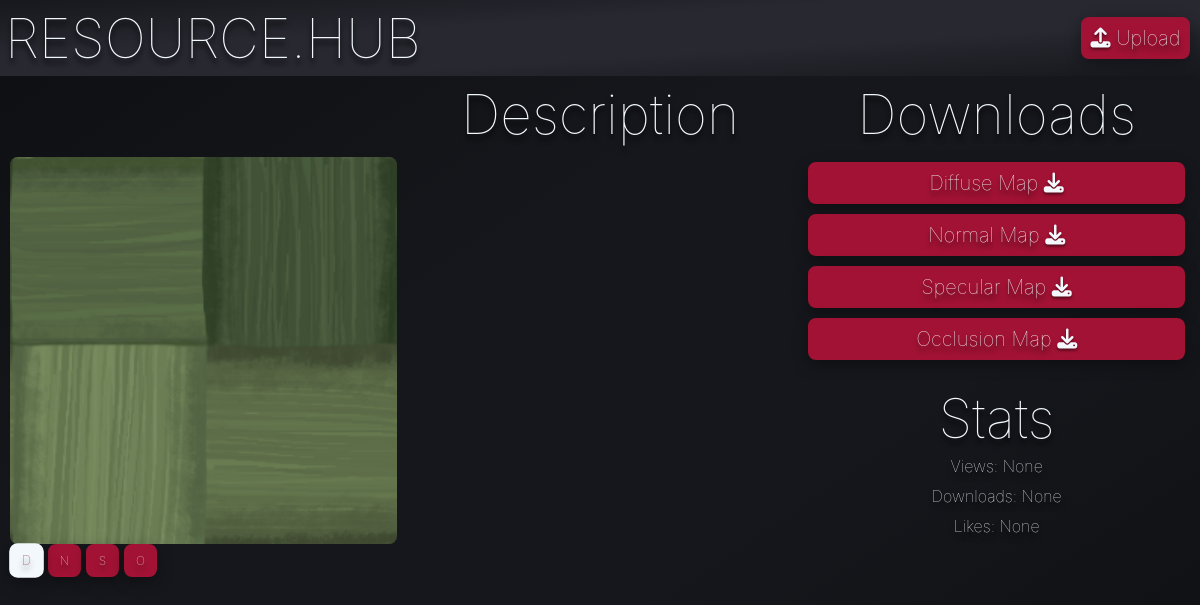
The page /asset/1 on the database as committed earlier.
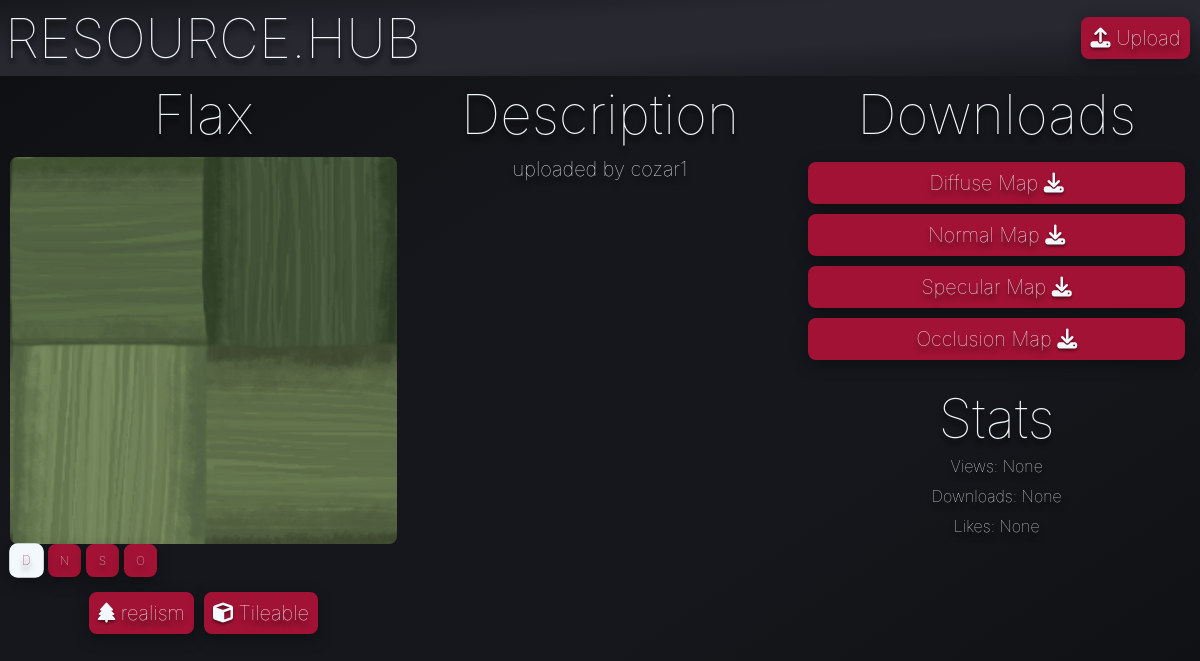
The same page on the database as committed later.
### tables this page shows
CREATE TABLE asset (ID INTEGER PRIMARY KEY, name TEXT, description TEXT, views INTEGER, downloads INTEGER, likes INTEGER, resolution TEXT);

CREATE TABLE Tag (ID INTEGER PRIMARY KEY, name TEXT, icon TEXT);

### app.py (the view)
@app.route('/asset/<int:id>')
def asset(id):
    asset_rows = query("""SELECT id,name,views,downloads,likes,description
                       FROM asset WHERE ID = ?""", (id,))
    if not asset_rows:
        return render_template('404.html',
                               error="""404 Not Found:
                               Asset does not exist."""), 404
    query("UPDATE asset SET views = COALESCE(views, 0) + 1 WHERE ID = ?",
          (id,),
          commit=True)
    assettags = query("""SELECT name,icon
                      FROM Tag
                      WHERE ID IN
                      (SELECT Tag_ID FROM assetTags WHERE Model_ID = ?)""",
                      (id,))
    available_downloads = []
    for suffix in ['d', 'n', 's', 'o']:
        file_path = os.path.join(app.config["UPLOAD_FOLDER"],
                                 f"{id}{suffix}.png")
        if os.path.exists(file_path):
            available_downloads.append(suffix)
    return render_template('asset.html',
                           show_navbar=False, asset=asset_rows,
                           assettags=assettags,
                           available_downloads=available_downloads)

### app.py (called while the page is built)
def query(query, param=(), commit=False):
    with sqlite3.connect("database.db") as conn:
        cur = conn.cursor()
        cur.execute(query, param)
        if commit:
            conn.commit()
            return cur.lastrowid
        else:
            return cur.fetchall()

### templates/asset.html (shortened to what this page needs)
{% extends "template.html" %}
{% block content %}
<div class="grid-3">
<h1>{{asset[0][1]}}</h1>
<h1>Description</h1>
<h1>Downloads</h1>
</div>
<div class="grid-3">
    <div class="vertical_align">
        {% set default_type = available_downloads[0] if available_downloads else None %}
        <img id="asset-preview-img" class="image" src="{% if default_type %}/static/images/{{asset[0][0]}}{{default_type}}.png{% else %}/static/images/placeholder.png{% endif %}">
        <div class="img-types">
            {% if available_downloads %}
                {% for suffix in available_downloads %}
                <div class="button img-type-btn" data-type="{{suffix}}" data-asset-id="{{asset[0][0]}}">{{suffix.upper()}}</div>
                {% endfor %}
            {% endif %}
        </div>
        <div class="tag-grid">
            {% for tag in assettags %}
            <span class="button"><i class="{{tag[1]}}"></i> {{ tag[0] }}</span>
            {% endfor %}
        </div>
    </div>
    <div class="vertical_align">
        <h2>{{asset[0][5] | safe}}</h2>
    </div>
    <div class="vertical_align">
        {% if available_downloads %}
            {% for suffix in available_downloads %}
                {% if suffix == 'd' %}
                    <a class="button" href="/download/{{asset[0][0]}}/d">Diffuse Map <i class="fa-solid fa-download"></i></a>
                {% elif suffix == 'n' %}
                    <a class="button" href="/download/{{asset[0][0]}}/n">Normal Map <i class="fa-solid fa-download"></i></a>
                {% elif suffix == 's' %}
                    <a class="button" href="/download/{{asset[0][0]}}/s">Specular Map <i class="fa-solid fa-download"></i></a>
                {% elif suffix == 'o' %}
                    <a class="button" href="/download/{{asset[0][0]}}/o">Occlusion Map <i class="fa-solid fa-download"></i></a>
                {% endif %}
            {% endfor %}
        {% else %}
            <p>No downloadable files available.</p>
        {% endif %}
        <br>
        <h1>Stats</h1>
        <p>Views: {{asset[0][2]}}</p>
        <p>Downloads: {{asset[0][3]}}</p>
        <p>Likes: {{asset[0][4]}}</p>
    </div>
</div>
{% endblock %}

Rows that differ between the two databases and show on the page:
now on this page (row edited): asset: name "Flax", description "uploaded by cozar1"
now on this page (row unchanged): Tag: name "realism"
now on this page (row unchanged): Tag: name "Tileable"
